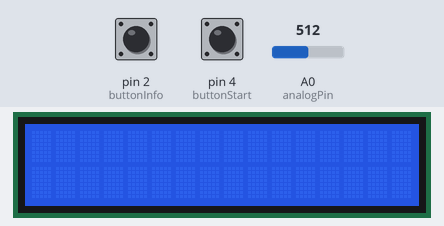
This sketch was run on a simulated Arduino Uno, built with avr-gcc and run on an emulated ATmega328P. Shown: 16×2 character LCD. The test bench sets the inputs (shaded band); at power-on: pin 2 (buttonInfo) LOW, pin 4 (buttonStart) LOW, A0 (analogPin) = 512. What the sketch prints to the serial monitor is not drawn.

Above: at 1.2 s.
1.3 s: pin 2 (buttonInfo) pulled HIGH for 0.15 s
At 2.1 s:
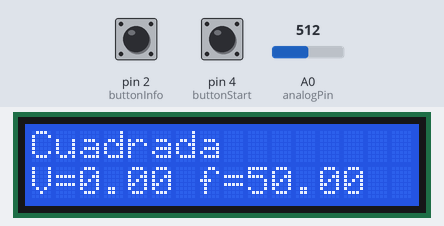
2.9 s: pin 4 (buttonStart) pulled HIGH for 0.15 s
At 3.6 s:
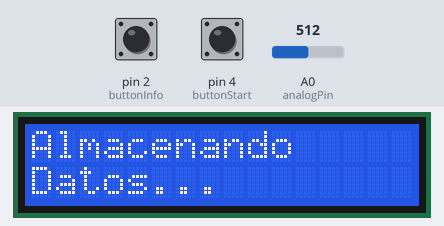
4.5 s: pin 2 (buttonInfo) pulled HIGH for 1 s
At 5.09 s:
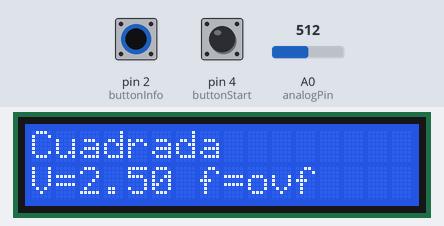
7.0 s: pin 2 (buttonInfo) pulled HIGH for 3.2 s
11.7 s: pin 4 (buttonStart) pulled HIGH for 1 s
At 12.7 s:
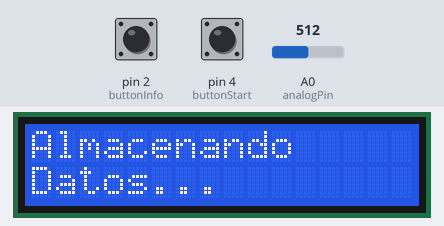
Timing chart, 0 to 14.7 s (numbered marks = the images above; inputs shaded):
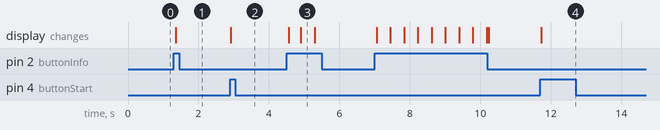

Measured:
- after the input at 1.3 s, the display: changes after 0.05 s (image 1)
- after the input at 2.9 s, the display: changes at once (image 2)
- after the input at 4.5 s, the display: first changes after 0.06 s (image 3 shows a later state)
- after the input at 11.7 s, the display: changes at once (image 4)

The sketch:

ArduinoSenalesTinkercad.ino
```cpp
#include <Adafruit_LiquidCrystal.h>
Adafruit_LiquidCrystal lcd_1(0);

float val = 0;
int analogPin = 0;
int buttonStart = 4;
int buttonInfo = 2;
bool startData = false;
bool startInfo = false;
float tolerancia = 0.04;

int arregloSize = 230;
float *signal = new float[arregloSize];

int i = 0;

void setup()
{
  pinMode(2, INPUT);
  pinMode(4, INPUT);
  Serial.begin(9600);
  lcd_1.begin(16, 2);
}

void loop()
{
  if(digitalRead(buttonStart) == HIGH) {
    i = 0;
    startData = true;
    lcd_1.clear();
  	lcd_1.setCursor(0, 0);
  	lcd_1.print("Almacenando");
  	lcd_1.setCursor(0, 1);
  	lcd_1.print("Datos...");
  }

  if (startData){
    almacenarDatos();
  }
  if(digitalRead(buttonInfo) == HIGH) {
    i = 0;
    startInfo = true;
    lcd_1.clear();
  	lcd_1.setCursor(0, 0);
  	lcd_1.print("Mostrando");
  	lcd_1.setCursor(0, 1);
  	lcd_1.print("Datos...");
  }
  if (startInfo){
    startData = false;
    datos();
    startInfo= false;
  }

}

void almacenarDatos() {
  val = analogRead(analogPin);
  val = val*(5.0/1023.0);
  signal[i] = val;
  Serial.println(val);
  delay(10);
  i++;
  if (i >= arregloSize){
    i = 0;
    startData = false;
  }
}

void mostrarDatos(float vol, float frec){
  lcd_1.setCursor(0, 1);
  lcd_1.print("V=");
  lcd_1.print(vol,2);
  lcd_1.setCursor(7, 1);
  lcd_1.print("f=");
  lcd_1.print(frec,2);
}

void datos(){
  lcd_1.clear();

  float min=signal[0];
  float max=signal[0];
  float amplitud, frecuencia, periodo, t1, t2;
  float *maxnext;
  int m= 0;
  maxnext = signal;
  for (m; m<arregloSize; m++){
    if (signal[m]<min){
    	min = signal[m];
    }
    if (signal[m]>max){
    	max = signal[m];
        *maxnext= signal[m+1];
    }
  }
  //Amplitud
  if (min*max < 0){
  	amplitud = abs(min)+ max;
  } else if(min*max >=0.0){
  	amplitud = abs(abs(max)-abs(min));
  }
  //FRECUENCIA:

  float cero = (min + max)/2;
  for (int j = 0; j < arregloSize; j++) {
    if (abs(abs(signal[j])-cero)<tolerancia){
    	t1 = j;
      	break;
    }
  }

  for (int j = 0; j < arregloSize; j++) {
    if (abs(abs(signal[j])-cero)<tolerancia && t1!=j){
    	t2 = j;
      	break;
    }
  }
  float diferencia = abs(abs(max) - abs(*maxnext));
  //Serial.println(diferencia);
   if (diferencia == 0){
        lcd_1.setCursor(0, 0);
        lcd_1.print("Cuadrada");
    } else if (diferencia < tolerancia && diferencia>0) {
        lcd_1.setCursor(0, 0);
        lcd_1.print("Senoidal");
    } else if (diferencia > tolerancia) {
        lcd_1.setCursor(0, 0);
        lcd_1.print("Triangular");
    } else {
        lcd_1.setCursor(0, 0);
        lcd_1.print("Desconocida");
    }
  periodo = 2*10*abs(t2-t1)/1000;
  frecuencia = 1/periodo;
  Serial.println(periodo);
  mostrarDatos(amplitud, frecuencia);
}
```
